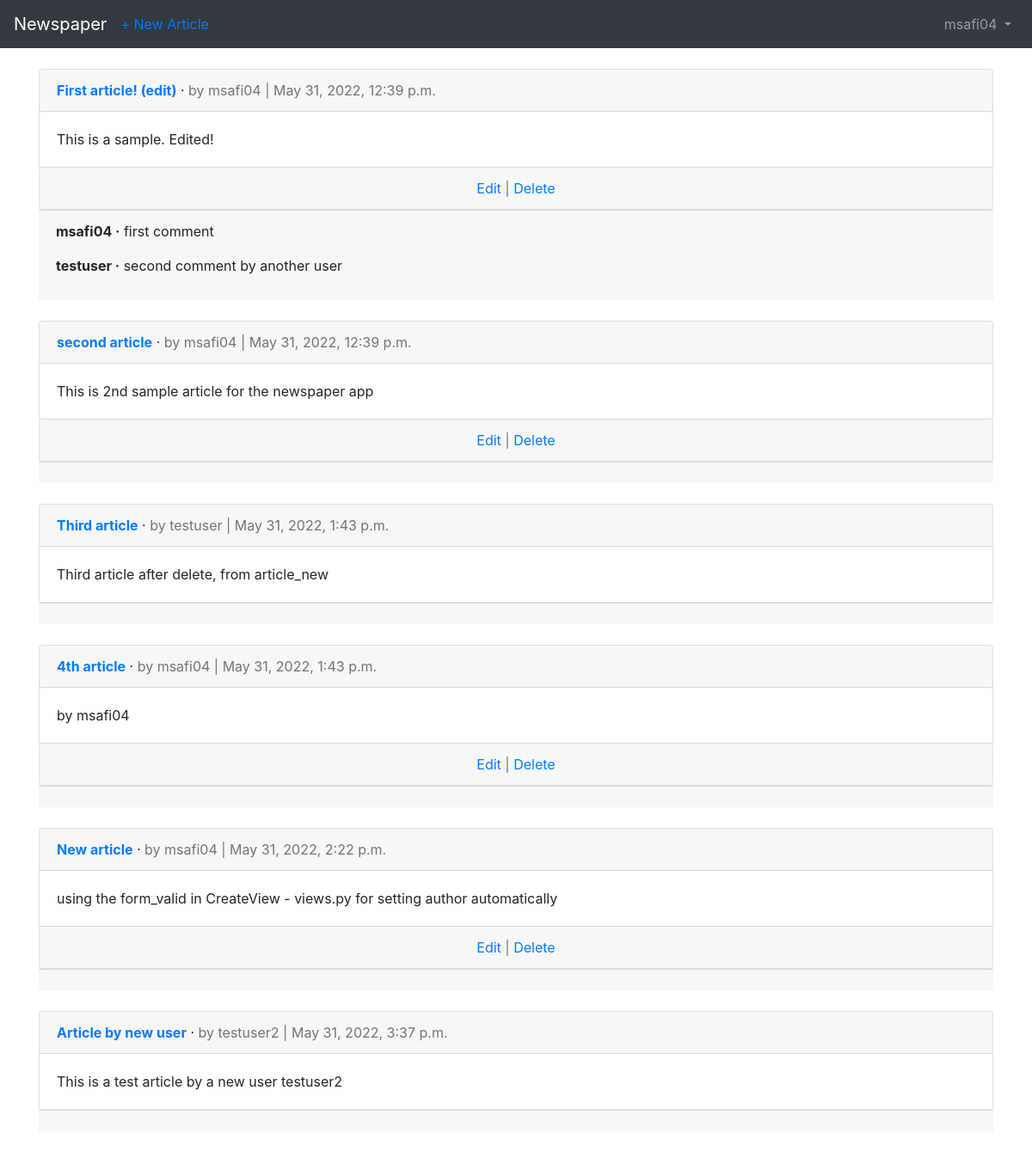
The page /articles/ (signed in) on the database its author committed.
### users/models.py (models this page shows)
class CustomUser(AbstractUser):
    age = models.PositiveIntegerField(null = True, blank = True)

### articles/models.py (models this page shows, shortened)
class Article(models.Model):
    title = models.CharField(max_length = 255)
    body = models.TextField()
    date = models.DateTimeField(auto_now_add = True)
    author = models.ForeignKey(
        get_user_model(),
        on_delete = models.CASCADE,
    )

class Comment(models.Model):
    article = models.ForeignKey(Article,
        on_delete = models.CASCADE,
        related_name = 'comments',
    )
    comment = models.CharField(max_length = 140)
    author = models.ForeignKey(
        get_user_model(),
        on_delete = models.CASCADE,
    )
    def __str__(self):
        return self.comment

### articles/views.py (the view)
# urls.py: path('', ArticleListView.as_view(), name = 'article_list'),
class ArticleListView(LoginRequiredMixin, ListView):
    model = Article
    template_name = 'article_list.html'
    login_url = 'login'

### templates/article_list.html (shortened to what this page needs)
{% extends 'base.html' %}
{% block content %}
    {% for article in object_list %}
    <div class="card">
        <div class="card-header">
            <a href="{% url 'article_detail' article.pk %}"><span class="font-weight-bold">{{ article.title }}</span> </a> &middot;
            <span class="text-muted">by {{ article.author }} | {{ article.date }}</span>
        </div>
        <div class="card-body">
            {{ article.body }}
        </div>
        {% if article.author == request.user %}
            <div class="card-footer text-center text-muted">
                <a href="{% url 'article_edit' article.pk %}">Edit</a> |
                <a href="{% url 'article_delete' article.pk %}">Delete</a>
            </div>
        {% endif %}
    </div>
    <div class="card-footer">
        {% for comment in article.comments.all %}
            <p><span class="font-weight-bold">{{ comment.author }} &middot;</span>
            {{ comment }} </p>
        {% endfor %}
    </div>
    <br />
    {% endfor %}
{% endblock content %}

### templates/base.html (shortened to what this page needs)
<!doctype html>
<html lang="en">
    <head>
        <link rel="stylesheet" href="https://stackpath.bootstrapcdn.com/bootstrap/4.1.3/css/bootstrap.min.css"
>
    </head>
    <body>
        <nav class="navbar navbar-expand-md navbar-dark bg-dark mb-4">
            <a class="navbar-brand" href="{% url 'home' %}">Newspaper</a>
            <div class="collapse navbar-collapse" id="navbarCollapse">
                {% if user.is_authenticated %}
                    <ul class="navbar-nav mr-auto">
                        <li class="nav-item"><a href="{% url 'article_new' %}">+ New Article</a></li>
                    </ul>
                    <ul class="navbar-nav ml-auto">
                        <li class="nav-item">
                        <a class="nav-link dropdown-toggle" href="#" id="userMenu"
                                data-toggle="dropdown" aria-haspopup="true"
                                aria-expanded="false">
                                {{ user.username }}
                        </a>
                    </li>
                </ul>
                {% else %}
                    <form class="form-inline ml-auto">
                        <a href="{% url 'login' %}" class="btn btn-outline-secondary"> Log In</a>
                        <a href="{% url 'signup' %}" class="btn btn-primary ml-2">Sign up</a>
                    </form>
                {% endif %}
            </div>
        </nav>
        <div class="container">
            {% block content %}
            {% endblock content %}
        </div>
    </body>
</html>

### rows shown on the page
CustomUser: username "msafi04"
Article: title "First article! (edit)", author "msafi04", date "May 31, 2022, 12:39 p.m.", body "This is a sample. Edited!", shows "Delete"
Comment: author "msafi04", comment "first comment"
Comment: author "testuser", comment "second comment by another user"
Article: title "second article", author "msafi04", date "May 31, 2022, 12:39 p.m.", body "This is 2nd sample article for the newspaper app", shows "Edit"
Article: title "Third article", author "testuser", date "May 31, 2022, 1:43 p.m.", body "Third article after delete, from article_new"
Article: title "4th article", author "msafi04", date "May 31, 2022, 1:43 p.m.", body "by msafi04", shows "Edit"
Article: title "New article", author "msafi04", date "May 31, 2022, 2:22 p.m.", body "using the form_valid in CreateView - views.py for setting author automatically", shows "Edit"
Article: title "Article by new user", author "testuser2", date "May 31, 2022, 3:37 p.m.", body "This is a test article by a new user testuser2"
